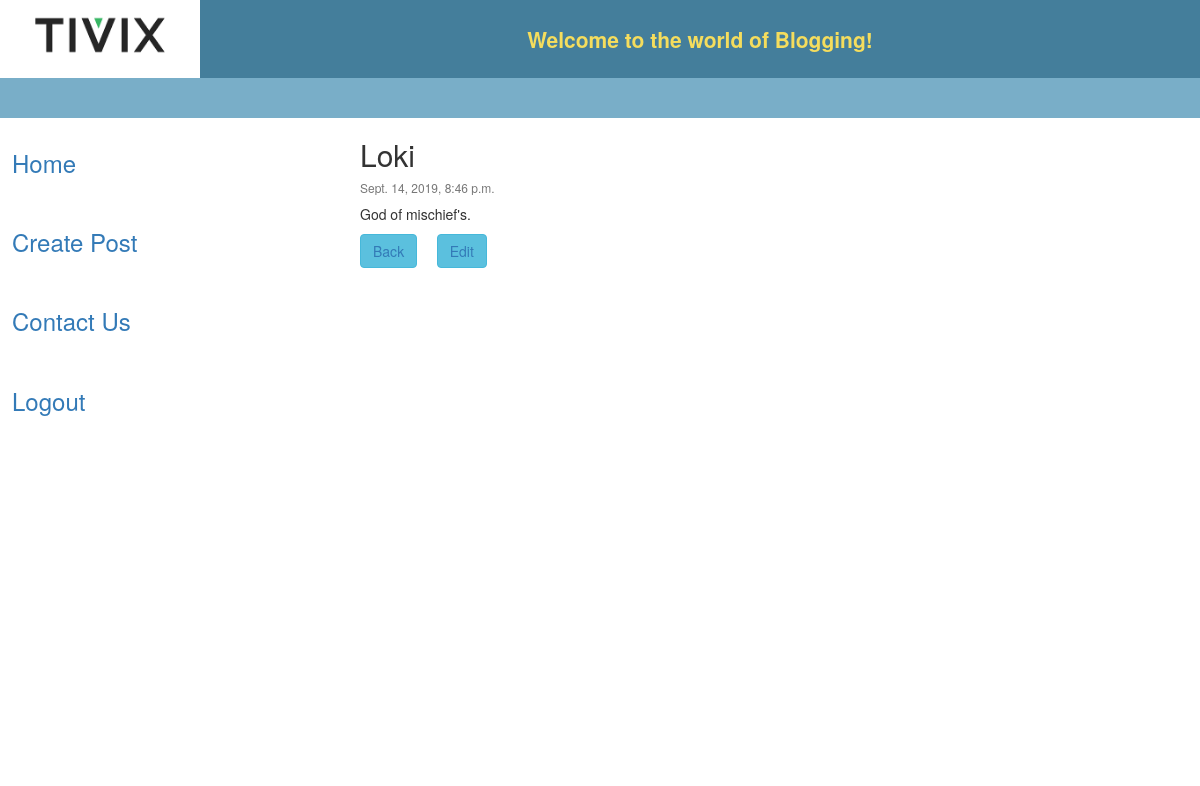
The page /home/blog/27/ on the database its author committed.
### blog_app/models.py (models this page shows, shortened)
class Post(models.Model):
    title = models.CharField(max_length=500)
    description = models.TextField()
    created_date = models.DateTimeField(default=timezone.now(), verbose_name="Created Date")

### blog_app/views.py (the view)
# urls.py: url(r'^blog/(?P<pk>\d+)/', views.PostDetail.as_view(), name='detail_post'),
class PostDetail(DetailView):
    model = Post
    template_name = 'Detail_Post.html'

### blog_app/templates/Detail_Post.html (shortened to what this page needs)
{% extends "base.html" %}
{% block main_page %}
            <div class="card mb-4">
                <div class="card-body">
                    <h2 class="card-title">{{ post.title }}</h2>
                    <p class="card-text text-muted h6"> {{ post.created_date}} </p>
                    <p class="card-text">{{post.description }}</p>
                    <p class="btn btn-info"><a href="/home/">Back</a></p>
                    <p class="btn btn-info"><a href="/home/EditPost/{{ post.id }}">Edit</a></p>
                </div>
            </div>
    <br>
{% endblock main_page %}

### rows shown on the page
Post: title "Loki", created_date "Sept. 14, 2019, 8:46 p.m.", description "God of mischief's."
